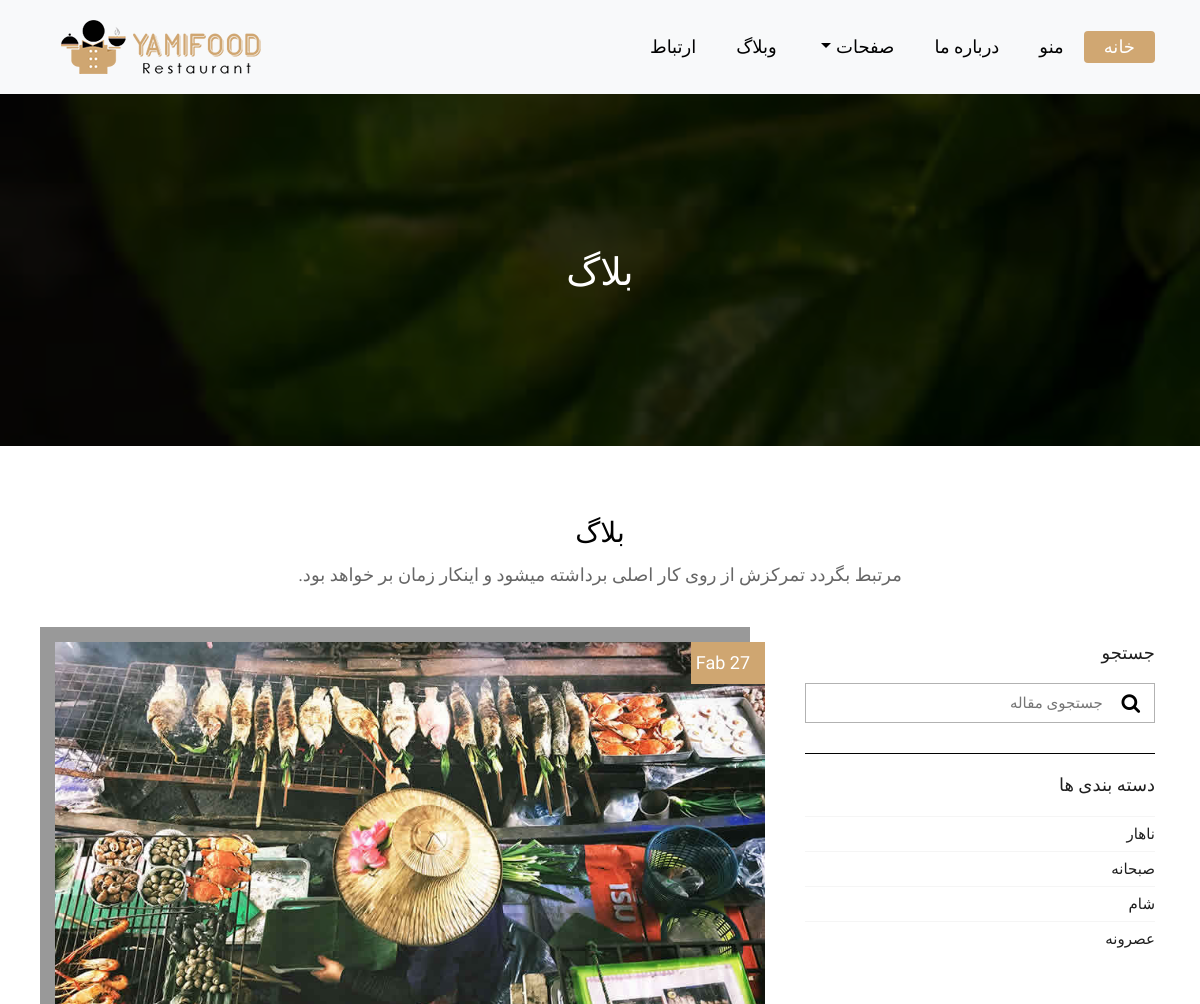
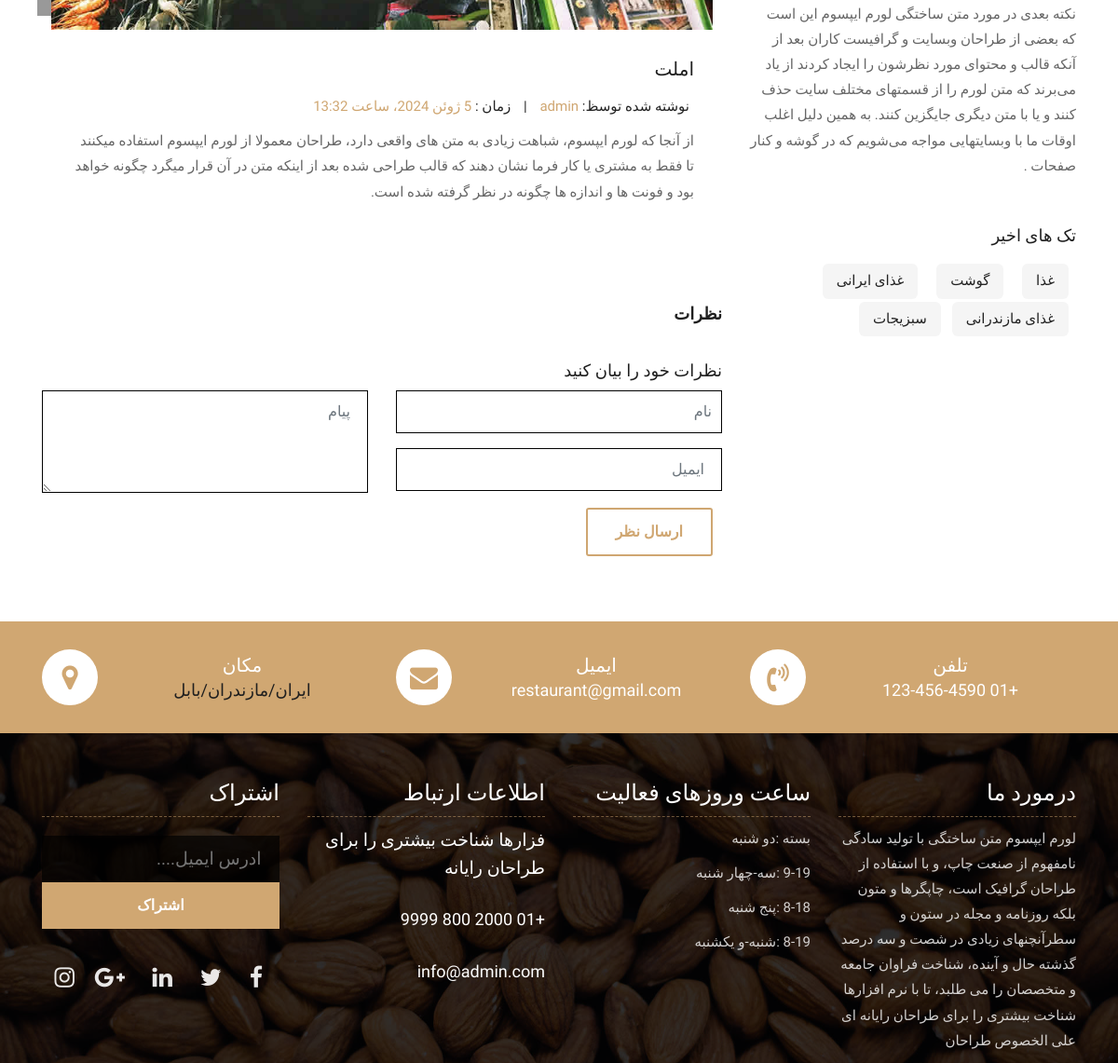
Page /blog/1/ on the committed database (2 pictures, top to bottom).
### blog/models.py (models this page shows, shortened)
class Category(models.Model):
    title=models.CharField(_("عنوان"),max_length=200)
    slug=models.SlugField(_("سيوی  سایت"))
    publish_at=models.DateTimeField(_("انتشار"), auto_now=False, auto_now_add=False)
    class Meta:
        verbose_name_plural="دسته بندیها"

class Tags(models.Model):
    title=models.CharField(_("عنوان"),max_length=200)
    slug=models.SlugField(_("عنوان لاتین"))
    publish_at=models.DateTimeField(_("تاریخ انتشار"),auto_now=True,auto_now_add=False)
    update_at=models.DateTimeField(_("تاریخ به روز رسانی"),auto_now=True,auto_now_add=False)
    class Meta:
        verbose_name_plural="تگها"

class Blog(models.Model):
    title = models.CharField(_('عنوان'), max_length=200)
    date=models.DateTimeField(_("تاریخ"), auto_now=True, auto_now_add=False)
    created_at=models.DateTimeField(_("زمان ایجاد شده"),auto_now=False,default=timezone.now)
    content=models.TextField(_("متن"))
    author=models.ForeignKey(User,verbose_name=_("نویسنده "),on_delete=models.CASCADE)
    discription=models.CharField(_("توضیحات"),max_length=100)
    slug=models.SlugField(_("سؤی وبگاه"))
    image=models.ImageField(_("عکسها"), upload_to="blogs/", height_field=None, width_field=None, max_length=None)
    category=models.ForeignKey("Category",verbose_name=_("دسته بندی"),on_delete=models.CASCADE,related_name="Blog")
    tag=models.ForeignKey("Tags",verbose_name=_("تگها"),on_delete=models.CASCADE,related_name="Blog")
    class Meta:
        verbose_name_plural="بلاگ"

### blog/views.py (the view)
# urls.py: path('<int:id>/',detail_view,name="detail_view")
def detail_view(request,id=None):
    category=Category.objects.all()
    tags=Tags.objects.all()
    blog=Blog.objects.get(id=id)
    comment=Comments.objects.filter(blog=blog)
    if request.method=="POST":
        form=CommentsForm(request.POST)
        if form.is_valid():
            blog1=Blog.objects.get(id=id)
            name=form.cleaned_data['name']
            email=form.cleaned_data['email']
            message=form.cleaned_data['message']
            newcomment=Comments(name=name,email=email,message=message,blog=blog1)
            newcomment.save()
            return redirect("blog:detail_view",id)
    else:
        form=CommentsForm
        context={"category":category,"tags":tags,"form":form,"blog":blog,"comment":comment}
        return render(request,"blog/detail_view.html",context)

### templates/blog/detail_view.html (shortened to what this page needs)
{% extends "base.html" %}
{% load static %}
{% block content %}
	<div class="all-page-title page-breadcrumb">
		<div class="container text-center">
			<div class="row">
				<div class="col-lg-12">
					<h1>بلاگ</h1>
				</div>
			</div>
		</div>
	</div>
	<div class="blog-box">
		<div class="container">
			<div class="row">
				<div class="col-lg-12">
					<div class="heading-title text-center">
						<h2>بلاگ</h2>
						<p>مرتبط بگردد تمرکزش از روی کار اصلی برداشته میشود و اینکار زمان بر خواهد بود.</p>
					</div>
				</div>
			</div>
			<div class="row">
                <div class="col-xl-4 col-lg-4 col-md-6 col-sm-8 col-12 blog-sidebar">
					<div class="right-side-blog">
						<h3 style="text-align: start;">جستجو</h3>
						<div class="blog-search-form">
							<input name="search" placeholder="   جستجوی مقاله  " type="text">
							<button class="search-btn">
								<i class="fa fa-search" aria-hidden="true"></i>
							</button>
						</div>
						<h3 style="text-align: start;">   دسته بندی ها  </h3>
						<div class="blog-categories">
							<ul style="text-align: start;">
                                {% for cate in category %}
                                  <li><a href="#"><span>{{cate.title}}</span></a></li>
                                {% endfor %}
							</ul>
						</div>
                        <div>
                            <p style="text-align: start;">نکته بعدی در مورد متن ساختگی لورم ایپسوم این است که بعضی از طراحان وبسایت و گرافیست کاران بعد از آنکه قالب و محتوای مورد نظرشون را ایجاد کردند از یاد می‌برند که متن لورم را از قسمتهای مختلف سایت حذف کنند و یا با متن دیگری جایگزین کنند. به همین دلیل اغلب اوقات ما با وبسایتهایی مواجه می‌شویم که در گوشه و کنار صفحات .</p>
                        </div>
                        <h3  style="text-align: start;margin-top: 50px;">   تک های اخیر  </h3>
						<div class="blog-tag-box">
							<ul class="list-inline tag-list" style="text-align: start;">
                                {% for tag in tags %}
                                  <li class="list-inline-item"><a href="#">{{tag.title}}</a></li>
                                {% endfor %}
							</ul>
						</div>
					</div>
				</div>
				<div class="col-xl-8 col-lg-8 col-12">
					<div class="blog-inner-details-page">
						<div class="blog-inner-box">
							<div class="side-blog-img">
								<img class="img-fluid" src="{% static 'images/inner-blog-img.jpg' %}" alt="">
								<div class="date-blog-up">
									27 Fab
								</div>
							</div>
							<div class="inner-blog-detail details-page" style="text-align: start;">
								<h3>{{blog.title}}</h3>
								<ul>
									<li>  نوشته شده توسظ:  <span>{{blog.author}}</span>  </li>
									<li>|</li>
									<li>زمان : <span>{{blog.created_at}}</span></li>
								</ul>
                                <p>{{blog.content}}</p>
							</div>
						</div>
						<div class="blog-comment-box" style="text-align: start;">
							<h3>نظرات</h3>
						</div>
                        <div class="comment-respond-box " style="text-align: start;margin-top:50px;">
                        <h3 class="mt-5">   نظرات خود را بیان کنید   </h3>
							<div class="comment-respond-form">
                                <form action="" id="commentrespondform" class="comment-form-respond row" method="POST">
									<div class="col-lg-6 col-md-6 col-sm-6">
										<div class="form-group">
											<input id="name_com" class="form-control" name="name" placeholder="نام" type="text">
										</div>
										<div class="form-group " >
											<input style="text-align: end;" id="email_com" class="form-control " name="email" placeholder="   ایمیل  " type="email">
										</div>
									</div>
									<div class="col-lg-6 col-md-6 col-sm-6">
										<div class="form-group">
											<textarea class="form-control" id="textarea_com" name="message" placeholder="  پیام  " rows="2"></textarea>
										</div>
									</div>
									<div class="col-lg-12 col-md-12 col-sm-12" style="margin-right: 10px;">
										<button class="btn btn-submit"  type="submit">ارسال نظر</button>
									</div>
								</form>
							</div>
						</div>
					</div>
				</div>
			</div>
		</div>
	</div>
{% endblock content %}

### rows in the picture
Category: title "ناهار"
Category: title "صبحانه"
Category: title "شام"
Category: title "عصرونه"
Tags: title "غذا"
Tags: title "گوشت"
Tags: title "غذای ایرانی"
Tags: title "غذای مازندرانی"
Tags: title "سبزیجات"
Blog: title "املت", author "admin", created_at "5 ژوئن 2024، ساعت 13:32", content "از آنجا که لورم ایپسوم، شباهت زیادی به متن های واقعی دارد، طراحان معمولا از لورم ایپسوم استفاده میکنند تا فقط به مشتری یا کار فرما نشان دهند که قالب طراحی شده بعد از اینکه متن در آن قرار میگرد چگونه خواهد بود و فونت ها و اندازه ها چگونه در نظر گرفته شده است."
